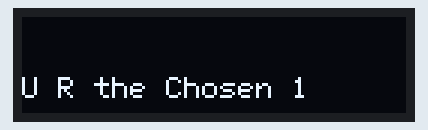
Recording of a sketch running on a simulated Arduino Uno, built with avr-gcc and run on an emulated ATmega328P. Shown: 128×32 one-colour display. What the sketch prints to the serial monitor is not drawn.

Above: at 0.1 s.

The sketch:

Small_Display.ino
```cpp
#include <Wire.h>
#include <U8g2lib.h>

// Constructor for software I2C
U8G2_SSD1306_128X32_UNIVISION_F_SW_I2C u8g2(U8G2_R0, /* clock=*/ 7, /* data=*/ 6, /* reset=*/ U8X8_PIN_NONE);
//the above pins need to be declared correctly otherwise the led board will not register the changes and the microcontroller will not be able to remap the sda and scl pins - i think
//Also found out that the characterization really makes a difference, like Univision or Noname

void setup() {
  Serial.begin(921600);
  u8g2.begin();
  Serial.println("OLED Initialized");
  Wire.begin();
  Serial.println("I2C Scanner");
  for (uint8_t address = 1; address < 127; address++) {
    Wire.beginTransmission(address);
    if (Wire.endTransmission() == 0) {
      Serial.print("Found device at address: 0x");
      Serial.println(address, HEX);
    }
  }
 }

void loop() {
    u8g2.clearBuffer();
//  u8g2.setFont(u8g2_font_ncenB08_tr);
    u8g2.setFontMode(1);	// choose a suitable font
    u8g2.setBitmapMode(1);
    u8g2.setFont(u8g2_font_6x12_tr);
    u8g2.drawStr(0, 27, "U R the Chosen 1");
    u8g2.sendBuffer();
    delay(1000);
}

// code for Arduino Uno

// #include <Arduino.h>
// #include <U8g2lib.h>
// #include <SPI.h>
// #include <Wire.h>

// U8G2_SSD1306_128X32_UNIVISION_F_SW_I2C u8g2(U8G2_R0, /* clock=*/ SCL, /* data=*/ SDA, /* reset=*/ U8X8_PIN_NONE);   // Adafruit Feather ESP8266/32u4 Boards + FeatherWing OLED


// void setup(void) {
//   Serial.begin(9600);
//     u8g2.begin();
// }


// void loop(void) {
//   u8g2.clearBuffer();					// clear the internal memory
//   u8g2.setFontMode(1);	// choose a suitable font
//    u8g2.setBitmapMode(1);
//    u8g2.setFont(u8g2_font_6x12_tr);
//   u8g2.drawStr(28,10,"name name word");	// write something to the internal memory
//   u8g2.sendBuffer();					// transfer internal memory to the display
//   delay(1000);
// }
```
